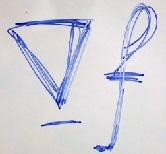
%> input picture Results/Task2/word.jpg, 166 x 154 px
$ octave --eval "seamlessCloning_gray;"   (GNU Octave 9; MATLAB toolbox functions it lacks are replaced by stand-ins)
%> lines starting %> are read from the running program, lines starting %| are printed output that depends on the picture
% Task 2
% seamless cloning for gray image
function seamlessCloning_gray()

    % read source and target image
    sourceImg = rgb2gray(imread('word.jpg'));
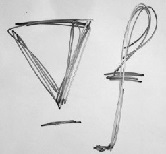
%> sourceImg: size 154x166 uint8; min 4, max 248, mean 210.5
    targetImg = rgb2gray(imread('wall.jpg'));
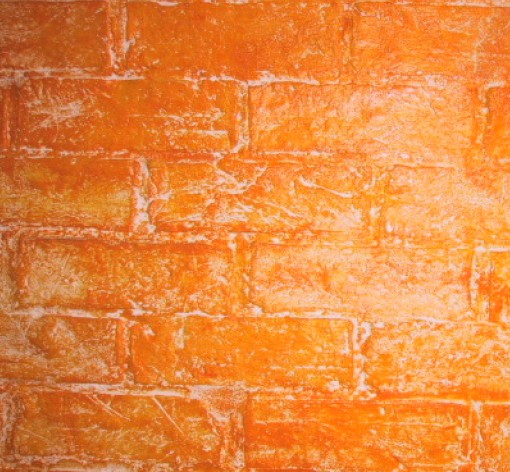
%> input picture Results/Task2/wall.jpg, 510 x 472 px
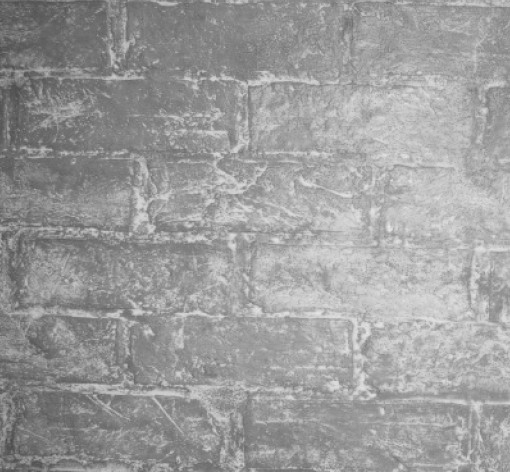
%> targetImg: size 472x510 uint8; min 73, max 234, mean 156.2

    % select mask region from source image
%> (the run ends here)
